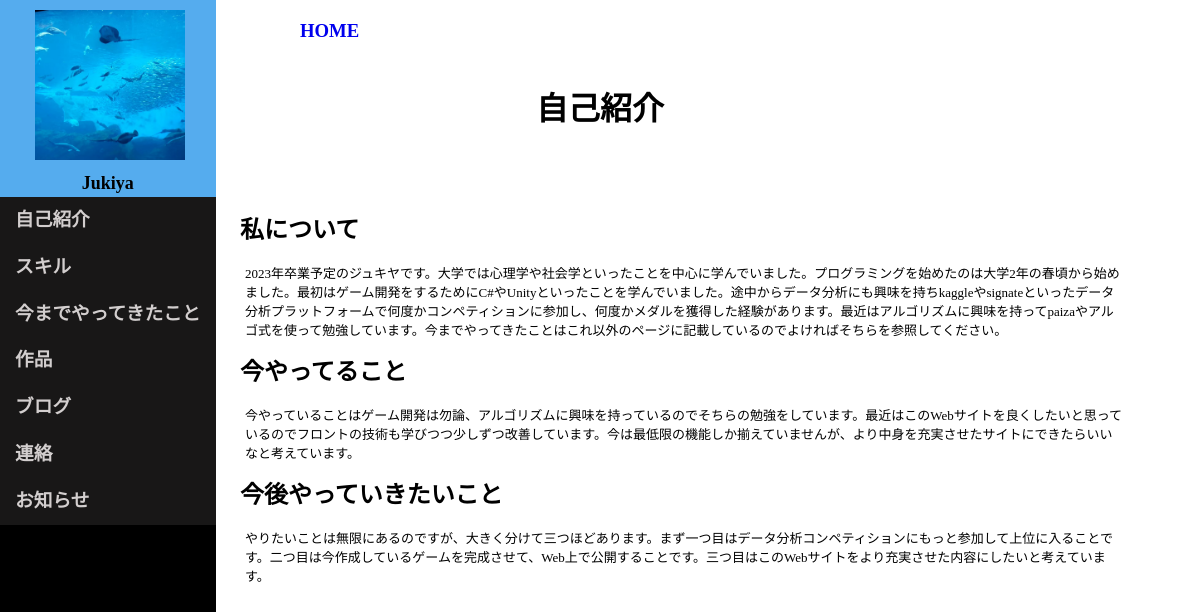
The app's page /introduction/ with its own data.
### myapp/models.py (models this page shows, shortened)
class SelfIntroductionModel(models.Model):
    title = models.CharField(max_length=100, blank=True)
    description = models.TextField(
        max_length=10000, default="Please input text")

### myapp/views.py (the view)
# urls.py: path("introduction/", views.SelfIntroductionView.as_view(), name="introduction"),
class SelfIntroductionView(View):
    def get(self, request, *args, **kwargs):
        about_data = SelfIntroductionModel.objects.all()
        return render(request, "myapp/self_introduction.html", {"about_data":about_data})

### myapp/templates/myapp/self_introduction.html (shortened to what this page needs)
<!DOCTYPE html>
{% load static %}
<html lang="en">
    <head>
        <link rel="stylesheet" type="text/css" href="{% static 'css/introduction.css' %}">
        <div class="header">
            <div class="profile">
                <img src="/media/img/upload/my_favorite_photo.jpg" , alt="profile_icon" , width="150" , height="150">
                <h1><font color="black">Jukiya</font></h1>
            </div>
            <div class="page_link">
                <h3 id="introduction">自己紹介</h3>
                <h3 id="skill">スキル</h3>
                <h3 id="experience">今までやってきたこと</h3>
                <h3 id="works">作品</h3>
                <h3 id="blog">ブログ</h3>
                <h3 id="contact">連絡</h3>
                <h3 id="news">お知らせ</h3>
            </div>
        </div>
    </head>
    <body>
        <div class="title">
            <a href="{% url 'myapp:home' %}"><h3>HOME</h3></a>
        <h1 class="introduction">自己紹介</h1>
        </div>
        <div class="introduction_content", id="aboutmecontent">
            {% for about in about_data %}
            <ul>
                <li><h2>{{about.title}}</h2></li>
                <p>{{ about.description | linebreaks }}</p>
            </ul>
            {% endfor %}
        </div>
    </body>
</html>

### myapp/static/css/introduction.css (style rules this page uses)
* { margin: 0; padding: 0; }
.header { float: left; width: -webkit-max-content; width: -moz-max-content; width: max-content; min-height: 100vh; position: fixed; background-color: black; }
.profile { background-color: #55acee; }
.profile img { height: 150px; width: 150px; -o-object-fit: cover; object-fit: cover; display: block; padding: 10px 10px 10px 35px; }
.profile h1 { text-align: center; font-size: large; line-height: 1.5; }
.page_link { background-color: #181717; line-height: 2.5; }
.page_link h3 { padding-left: 15px; padding-right: 15px; color: rgb(210, 206, 206); cursor: pointer; }
.title h1 { padding-top: 0%; font-size: xx-large; text-align: center; line-height: 175px; color: #000000; }
.title h3 { display: inline-block; padding-left: 300px; transform: translateY(20px); }
.title a { text-decoration: none; }
.introduction_content { padding-left: 225px; }
.introduction_content li { list-style: none; }
.introduction_content h2 { padding: 15px; line-height: 1.5; }
.introduction_content p { padding-left: 20px; font-size: small; text-align: left; width: 90%; word-wrap: break-word; }

### records on screen
SelfIntroductionModel: title "私について", description "2023年卒業予定のジュキヤです。大学では心理学や社会学といったことを中心に学んでいました。プログラミングを始めたのは大学2年の春頃から始めました。最初はゲーム開発をするためにC#やUnityといったことを学んでいました。途中からデータ分析にも興味を持ちkaggleやsignateといったデータ分析プラットフォームで何度かコンペティションに参加し、何度かメダルを獲得した経験があります。最近はアルゴリズムに興味を持ってpaizaやアルゴ式を使って勉強しています。今までやってきたことはこれ以外のページに記載しているのでよければそちらを参照してください。"
SelfIntroductionModel: title "今やってること", description "今やっていることはゲーム開発は勿論、アルゴリズムに興味を持っているのでそちらの勉強をしています。最近はこのWebサイトを良くしたいと思っているのでフロントの技術も学びつつ少しずつ改善しています。今は最低限の機能しか揃えていませんが、より中身を充実させたサイトにできたらいいなと考えています。"
SelfIntroductionModel: title "今後やっていきたいこと", description "やりたいことは無限にあるのですが、大きく分けて三つほどあります。まず一つ目はデータ分析コンペティションにもっと参加して上位に入ることです。二つ目は今作成しているゲームを完成させて、Web上で公開することです。三つ目はこのWebサイトをより充実させた内容にしたいと考えています。"
